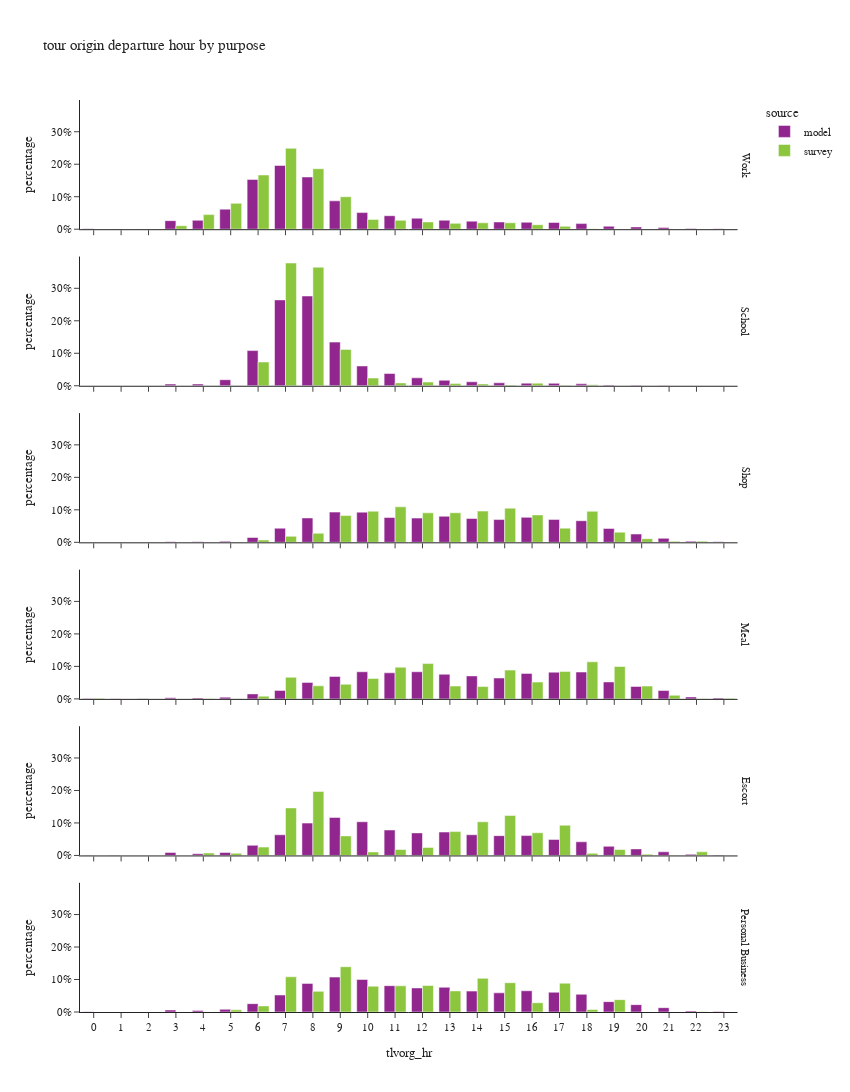

The notebook cell saved with this chart:
### Code cell
df_plot = df_tour.groupby(['tlvorg_hr','pdpurp_label','source'])['toexpfac'].agg(sample_count='size', toexpfac='sum').reset_index()
df_plot['percentage'] = df_plot.groupby(['pdpurp_label','source'], group_keys=False)['toexpfac']. \
    apply(lambda x: x / float(x.sum()))

fig = px.bar(df_plot.sort_values(['source','pdpurp_label']),
             x="tlvorg_hr", y="percentage", color="source",barmode="group",
             facet_row='pdpurp_label',
             hover_data=['toexpfac','sample_count'],
             title="tour origin departure hour by purpose")
fig.update_layout(height=1500, width=850)
fig.for_each_annotation(lambda a: a.update(text = a.text.split("=")[-1]))
fig.for_each_xaxis(lambda a: a.update(dict(dtick = 1, categoryorder='category ascending')))
fig.for_each_yaxis(lambda a: a.update(dict(tickformat=".0%")))
fig.show()

### Figure 1 — Plotly figure (JSON) as saved in the notebook; plotly's stock layout.template omitted (floating-point values rounded to 4 significant figures)
{"data": [{"alignmentgroup": "True", "customdata": [[2233.0, 2233.0], [1460.0, 1460.0], [613.0, 613.0], [57770.0, 57770.0], [59850.0, 59850.0], [135400.0, 135400.0], [335700.0, 335700.0], [430000.0, 430000.0], [352100.0, 352100.0], [191300.0, 191300.0], [112100.0, 112100.0], [90850.0, 90850.0], [73950.0, 73950.0], [60470.0, 60470.0], [54210.0, 54210.0], [48750.0, 48750.0], [46910.0, 46910.0], [45280.0, 45280.0], [37770.0, 37770.0], [19950.0, 19950.0], [15430.0, 15430.0], [10720.0, 10720.0], [4919.0, 4919.0], [3506.0, 3506.0]], "hovertemplate": "source=model<br>pdpurp_label=Work<br>tlvorg_hr=%{x}<br>percentage=%{y}<br>toexpfac=%{customdata[0]}<br>sample_count=%{customdata[1]}<extra></extra>", "legendgroup": "model", "marker": {"color": "#91268F", "pattern": {"shape": ""}}, "name": "model", "offsetgroup": "model", "orientation": "v", "showlegend": true, "textposition": "auto", "type": "bar", "x": [0, 1, 2, 3, 4, 5, 6, 7, 8, 9, 10, 11, 12, 13, 14, 15, 16, 17, 18, 19, 20, 21, 22, 23], "xaxis": "x6", "y": [0.001019, 0.0006663, 0.0002798, 0.02636, 0.02732, 0.06179, 0.1532, 0.1962, 0.1607, 0.08729, 0.05115, 0.04146, 0.03375, 0.0276, 0.02474, 0.02225, 0.02141, 0.02066, 0.01724, 0.009105, 0.007042, 0.004892, 0.002245, 0.0016], "yaxis": "y6"}, {"alignmentgroup": "True", "customdata": [[0.0, 0.0], [0.0, 0.0], [0.0, 0.0], [3848.0, 3848.0], [3965.0, 3965.0], [13560.0, 13560.0], [79040.0, 79040.0], [193000.0, 193000.0], [201700.0, 201700.0], [98090.0, 98090.0], [44540.0, 44540.0], [27500.0, 27500.0], [17800.0, 17800.0], [12300.0, 12300.0], [8907.0, 8907.0], [6670.0, 6670.0], [5837.0, 5837.0], [5496.0, 5496.0], [4264.0, 4264.0], [1495.0, 1495.0], [1307.0, 1307.0], [815.0, 815.0], [1.0, 1.0], [1.0, 1.0]], "hovertemplate": "source=model<br>pdpurp_label=School<br>tlvorg_hr=%{x}<br>percentage=%{y}<br>toexpfac=%{customdata[0]}<br>sample_count=%{customdata[1]}<extra></extra>", "legendgroup": "model", "marker": {"color": "#91268F", "pattern": {"shape": ""}}, "name": "model", "offsetgroup": "model", "orientation": "v", "showlegend": false, "textposition": "auto", "type": "bar", "x": [0, 1, 2, 3, 4, 5, 6, 7, 8, 9, 10, 11, 12, 13, 14, 15, 16, 17, 18, 19, 20, 21, 22, 23], "xaxis": "x5", "y": [0.0, 0.0, 0.0, 0.00527, 0.005431, 0.01857, 0.1082, 0.2643, 0.2763, 0.1343, 0.061, 0.03767, 0.02438, 0.01685, 0.0122, 0.009135, 0.007994, 0.007527, 0.00584, 0.002048, 0.00179, 0.001116, 1.37e-06, 1.37e-06], "yaxis": "y5"}, {"alignmentgroup": "True", "customdata": [[458.0, 458.0], [332.0, 332.0], [159.0, 159.0], [1714.0, 1714.0], [1486.0, 1486.0], [3180.0, 3180.0], [15100.0, 15100.0], [43760.0, 43760.0], [75680.0, 75680.0], [93780.0, 93780.0], [93710.0, 93710.0], [76890.0, 76890.0], [75160.0, 75160.0], [80880.0, 80880.0], [73950.0, 73950.0], [70660.0, 70660.0], [77540.0, 77540.0], [71070.0, 71070.0], [67120.0, 67120.0], [43110.0, 43110.0], [25730.0, 25730.0], [12410.0, 12410.0], [3380.0, 3380.0], [1579.0, 1579.0]], "hovertemplate": "source=model<br>pdpurp_label=Shop<br>tlvorg_hr=%{x}<br>percentage=%{y}<br>toexpfac=%{customdata[0]}<br>sample_count=%{customdata[1]}<extra></extra>", "legendgroup": "model", "marker": {"color": "#91268F", "pattern": {"shape": ""}}, "name": "model", "offsetgroup": "model", "orientation": "v", "showlegend": false, "textposition": "auto", "type": "bar", "x": [0, 1, 2, 3, 4, 5, 6, 7, 8, 9, 10, 11, 12, 13, 14, 15, 16, 17, 18, 19, 20, 21, 22, 23], "xaxis": "x4", "y": [0.000454, 0.0003291, 0.0001576, 0.001699, 0.001473, 0.003152, 0.01497, 0.04338, 0.07502, 0.09295, 0.09289, 0.07622, 0.0745, 0.08017, 0.0733, 0.07004, 0.07686, 0.07045, 0.06653, 0.04273, 0.02551, 0.0123, 0.00335, 0.001565], "yaxis": "y4"}, {"alignmentgroup": "True", "customdata": [[524.0, 524.0], [358.0, 358.0], [125.0, 125.0], [1715.0, 1715.0], [1514.0, 1514.0], [2932.0, 2932.0], [8432.0, 8432.0], [14280.0, 14280.0], [27760.0, 27760.0], [37860.0, 37860.0], [45740.0, 45740.0], [43960.0, 43960.0], [45740.0, 45740.0], [41530.0, 41530.0], [38760.0, 38760.0], [35160.0, 35160.0], [43000.0, 43000.0], [44970.0, 44970.0], [45240.0, 45240.0], [28570.0, 28570.0], [20990.0, 20990.0], [14100.0, 14100.0], [3262.0, 3262.0], [1354.0, 1354.0]], "hovertemplate": "source=model<br>pdpurp_label=Meal<br>tlvorg_hr=%{x}<br>percentage=%{y}<br>toexpfac=%{customdata[0]}<br>sample_count=%{customdata[1]}<extra></extra>", "legendgroup": "model", "marker": {"color": "#91268F", "pattern": {"shape": ""}}, "name": "model", "offsetgroup": "model", "orientation": "v", "showlegend": false, "textposition": "auto", "type": "bar", "x": [0, 1, 2, 3, 4, 5, 6, 7, 8, 9, 10, 11, 12, 13, 14, 15, 16, 17, 18, 19, 20, 21, 22, 23], "xaxis": "x3", "y": [0.0009564, 0.0006534, 0.0002282, 0.00313, 0.002763, 0.005352, 0.01539, 0.02606, 0.05068, 0.0691, 0.08348, 0.08024, 0.08349, 0.0758, 0.07075, 0.06417, 0.07848, 0.08208, 0.08258, 0.05215, 0.03831, 0.02574, 0.005954, 0.002471], "yaxis": "y3"}, {"alignmentgroup": "True", "customdata": [[272.0, 272.0], [263.0, 263.0], [130.0, 130.0], [7565.0, 7565.0], [4279.0, 4279.0], [7423.0, 7423.0], [25460.0, 25460.0], [52020.0, 52020.0], [81430.0, 81430.0], [95710.0, 95710.0], [84830.0, 84830.0], [64110.0, 64110.0], [56850.0, 56850.0], [58920.0, 58920.0], [52200.0, 52200.0], [49810.0, 49810.0], [50000.0, 50000.0], [40300.0, 40300.0], [34330.0, 34330.0], [22970.0, 22970.0], [16420.0, 16420.0], [9172.0, 9172.0], [2705.0, 2705.0], [1338.0, 1338.0]], "hovertemplate": "source=model<br>pdpurp_label=Escort<br>tlvorg_hr=%{x}<br>percentage=%{y}<br>toexpfac=%{customdata[0]}<br>sample_count=%{customdata[1]}<extra></extra>", "legendgroup": "model", "marker": {"color": "#91268F", "pattern": {"shape": ""}}, "name": "model", "offsetgroup": "model", "orientation": "v", "showlegend": false, "textposition": "auto", "type": "bar", "x": [0, 1, 2, 3, 4, 5, 6, 7, 8, 9, 10, 11, 12, 13, 14, 15, 16, 17, 18, 19, 20, 21, 22, 23], "xaxis": "x2", "y": [0.0003323, 0.0003213, 0.0001588, 0.009242, 0.005228, 0.009069, 0.03111, 0.06355, 0.09949, 0.1169, 0.1036, 0.07833, 0.06946, 0.07199, 0.06377, 0.06086, 0.06109, 0.04924, 0.04194, 0.02807, 0.02005, 0.01121, 0.003305, 0.001635], "yaxis": "y2"}, {"alignmentgroup": "True", "customdata": [[215.0, 215.0], [131.0, 131.0], [51.0, 51.0], [3320.0, 3320.0], [2324.0, 2324.0], [4514.0, 4514.0], [13910.0, 13910.0], [28370.0, 28370.0], [47740.0, 47740.0], [58280.0, 58280.0], [54250.0, 54250.0], [43960.0, 43960.0], [40170.0, 40170.0], [41330.0, 41330.0], [34880.0, 34880.0], [31980.0, 31980.0], [35470.0, 35470.0], [32990.0, 32990.0], [29540.0, 29540.0], [17300.0, 17300.0], [12290.0, 12290.0], [7252.0, 7252.0], [1590.0, 1590.0], [674.0, 674.0]], "hovertemplate": "source=model<br>pdpurp_label=Personal Business<br>tlvorg_hr=%{x}<br>percentage=%{y}<br>toexpfac=%{customdata[0]}<br>sample_count=%{customdata[1]}<extra></extra>", "legendgroup": "model", "marker": {"color": "#91268F", "pattern": {"shape": ""}}, "name": "model", "offsetgroup": "model", "orientation": "v", "showlegend": false, "textposition": "auto", "type": "bar", "x": [0, 1, 2, 3, 4, 5, 6, 7, 8, 9, 10, 11, 12, 13, 14, 15, 16, 17, 18, 19, 20, 21, 22, 23], "xaxis": "x", "y": [0.0003963, 0.0002415, 9.4e-05, 0.006119, 0.004284, 0.00832, 0.02564, 0.0523, 0.08799, 0.1074, 0.1, 0.08103, 0.07404, 0.07618, 0.06429, 0.05895, 0.06537, 0.0608, 0.05446, 0.03189, 0.02265, 0.01337, 0.002931, 0.001242], "yaxis": "y"}, {"alignmentgroup": "True", "customdata": [[0.0, 0.0], [290.0, 1.0], [0.0, 0.0], [14790.0, 21.0], [62330.0, 65.0], [110600.0, 135.0], [231800.0, 369.0], [345800.0, 614.0], [258900.0, 504.0], [138800.0, 292.0], [41930.0, 170.0], [37960.0, 99.0], [31180.0, 106.0], [24950.0, 69.0], [27290.0, 62.0], [27510.0, 50.0], [19080.0, 33.0], [12320.0, 34.0], [1955.0, 10.0], [745.8, 7.0], [270.8, 7.0], [113.8, 3.0], [387.4, 6.0], [235.3, 1.0]], "hovertemplate": "source=survey<br>pdpurp_label=Work<br>tlvorg_hr=%{x}<br>percentage=%{y}<br>toexpfac=%{customdata[0]}<br>sample_count=%{customdata[1]}<extra></extra>", "legendgroup": "survey", "marker": {"color": "#8CC63E", "pattern": {"shape": ""}}, "name": "survey", "offsetgroup": "survey", "orientation": "v", "showlegend": true, "textposition": "auto", "type": "bar", "x": [0, 1, 2, 3, 4, 5, 6, 7, 8, 9, 10, 11, 12, 13, 14, 15, 16, 17, 18, 19, 20, 21, 22, 23], "xaxis": "x6", "y": [0.0, 0.0002088, 0.0, 0.01065, 0.04487, 0.07959, 0.1669, 0.2489, 0.1864, 0.0999, 0.03019, 0.02732, 0.02245, 0.01796, 0.01964, 0.0198, 0.01373, 0.008868, 0.001407, 0.0005368, 0.0001949, 8.192e-05, 0.0002788, 0.0001694], "yaxis": "y6"}, {"alignmentgroup": "True", "customdata": [[0.0, 0.0], [0.0, 0.0], [0.0, 0.0], [0.0, 0.0], [86.69, 1.0], [454.4, 4.0], [35840.0, 28.0], [184800.0, 229.0], [178500.0, 262.0], [54740.0, 55.0], [11580.0, 19.0], [4314.0, 14.0], [5559.0, 9.0], [3239.0, 11.0], [2722.0, 6.0], [1054.0, 4.0], [3913.0, 7.0], [869.4, 5.0], [1514.0, 1.0], [0.0, 0.0], [0.0, 0.0], [0.0, 0.0], [0.0, 0.0], [0.0, 0.0]], "hovertemplate": "source=survey<br>pdpurp_label=School<br>tlvorg_hr=%{x}<br>percentage=%{y}<br>toexpfac=%{customdata[0]}<br>sample_count=%{customdata[1]}<extra></extra>", "legendgroup": "survey", "marker": {"color": "#8CC63E", "pattern": {"shape": ""}}, "name": "survey", "offsetgroup": "survey", "orientation": "v", "showlegend": false, "textposition": "auto", "type": "bar", "x": [0, 1, 2, 3, 4, 5, 6, 7, 8, 9, 10, 11, 12, 13, 14, 15, 16, 17, 18, 19, 20, 21, 22, 23], "xaxis": "x5", "y": [0.0, 0.0, 0.0, 0.0, 0.0001772, 0.0009289, 0.07327, 0.3778, 0.3648, 0.1119, 0.02367, 0.008818, 0.01136, 0.006621, 0.005565, 0.002155, 0.007999, 0.001777, 0.003095, 0.0, 0.0, 0.0, 0.0, 0.0], "yaxis": "y5"}, {"alignmentgroup": "True", "customdata": [[143.5, 1.0], [0.0, 0.0], [570.9, 1.0], [0.0, 0.0], [0.0, 0.0], [776.8, 5.0], [4770.0, 8.0], [12110.0, 36.0], [18150.0, 53.0], [53830.0, 115.0], [62550.0, 163.0], [71300.0, 122.0], [59180.0, 124.0], [59430.0, 135.0], [62760.0, 154.0], [68690.0, 111.0], [55070.0, 110.0], [28440.0, 119.0], [62360.0, 102.0], [20440.0, 89.0], [7282.0, 32.0], [2020.0, 14.0], [2349.0, 7.0], [628.3, 3.0]], "hovertemplate": "source=survey<br>pdpurp_label=Shop<br>tlvorg_hr=%{x}<br>percentage=%{y}<br>toexpfac=%{customdata[0]}<br>sample_count=%{customdata[1]}<extra></extra>", "legendgroup": "survey", "marker": {"color": "#8CC63E", "pattern": {"shape": ""}}, "name": "survey", "offsetgroup": "survey", "orientation": "v", "showlegend": false, "textposition": "auto", "type": "bar", "x": [0, 1, 2, 3, 4, 5, 6, 7, 8, 9, 10, 11, 12, 13, 14, 15, 16, 17, 18, 19, 20, 21, 22, 23], "xaxis": "x4", "y": [0.0002198, 0.0, 0.0008745, 0.0, 0.0, 0.00119, 0.007306, 0.01855, 0.02781, 0.08245, 0.09581, 0.1092, 0.09065, 0.09103, 0.09612, 0.1052, 0.08436, 0.04356, 0.09552, 0.03132, 0.01115, 0.003093, 0.003599, 0.0009624], "yaxis": "y4"}, {"alignmentgroup": "True", "customdata": [[632.6, 1.0], [0.0, 0.0], [0.0, 0.0], [0.0, 0.0], [23.31, 1.0], [46.07, 2.0], [2926.0, 8.0], [23360.0, 20.0], [14130.0, 44.0], [15870.0, 49.0], [22020.0, 57.0], [34250.0, 106.0], [38170.0, 116.0], [13880.0, 61.0], [13340.0, 38.0], [31100.0, 56.0], [18200.0, 57.0], [29710.0, 96.0], [40050.0, 104.0], [34980.0, 55.0], [13820.0, 32.0], [3917.0, 11.0], [64.43, 2.0], [592.3, 2.0]], "hovertemplate": "source=survey<br>pdpurp_label=Meal<br>tlvorg_hr=%{x}<br>percentage=%{y}<br>toexpfac=%{customdata[0]}<br>sample_count=%{customdata[1]}<extra></extra>", "legendgroup": "survey", "marker": {"color": "#8CC63E", "pattern": {"shape": ""}}, "name": "survey", "offsetgroup": "survey", "orientation": "v", "showlegend": false, "textposition": "auto", "type": "bar", "x": [0, 1, 2, 3, 4, 5, 6, 7, 8, 9, 10, 11, 12, 13, 14, 15, 16, 17, 18, 19, 20, 21, 22, 23], "xaxis": "x3", "y": [0.001802, 0.0, 0.0, 0.0, 6.64e-05, 0.0001312, 0.008334, 0.06653, 0.04025, 0.0452, 0.06272, 0.09756, 0.1087, 0.03954, 0.038, 0.08859, 0.05183, 0.08462, 0.1141, 0.09964, 0.03938, 0.01116, 0.0001835, 0.001687], "yaxis": "y3"}, {"alignmentgroup": "True", "customdata": [[0.0, 0.0], [0.0, 0.0], [0.0, 0.0], [0.0, 0.0], [4054.0, 1.0], [3622.0, 8.0], [14010.0, 15.0], [79710.0, 112.0], [107400.0, 150.0], [32800.0, 46.0], [5779.0, 27.0], [9936.0, 23.0], [13460.0, 38.0], [40000.0, 47.0], [56440.0, 72.0], [67080.0, 81.0], [38020.0, 55.0], [50700.0, 53.0], [3507.0, 17.0], [9895.0, 16.0], [2108.0, 8.0], [330.3, 5.0], [6096.0, 5.0], [0.0, 0.0]], "hovertemplate": "source=survey<br>pdpurp_label=Escort<br>tlvorg_hr=%{x}<br>percentage=%{y}<br>toexpfac=%{customdata[0]}<br>sample_count=%{customdata[1]}<extra></extra>", "legendgroup": "survey", "marker": {"color": "#8CC63E", "pattern": {"shape": ""}}, "name": "survey", "offsetgroup": "survey", "orientation": "v", "showlegend": false, "textposition": "auto", "type": "bar", "x": [0, 1, 2, 3, 4, 5, 6, 7, 8, 9, 10, 11, 12, 13, 14, 15, 16, 17, 18, 19, 20, 21, 22, 23], "xaxis": "x2", "y": [0.0, 0.0, 0.0, 0.0, 0.00744, 0.006646, 0.02571, 0.1463, 0.1971, 0.06019, 0.01061, 0.01823, 0.0247, 0.07341, 0.1036, 0.1231, 0.06976, 0.09304, 0.006436, 0.01816, 0.003868, 0.0006061, 0.01119, 0.0], "yaxis": "y2"}, {"alignmentgroup": "True", "customdata": [[0.0, 0.0], [0.0, 0.0], [0.0, 0.0], [0.0, 0.0], [0.0, 0.0], [2325.0, 5.0], [6447.0, 21.0], [37490.0, 62.0], [21980.0, 68.0], [48230.0, 89.0], [27460.0, 93.0], [27890.0, 73.0], [28210.0, 84.0], [22480.0, 86.0], [35850.0, 81.0], [31190.0, 68.0], [9833.0, 53.0], [30680.0, 36.0], [2634.0, 22.0], [13170.0, 15.0], [6.854, 1.0], [29.47, 1.0], [197.4, 1.0], [0.0, 0.0]], "hovertemplate": "source=survey<br>pdpurp_label=Personal Business<br>tlvorg_hr=%{x}<br>percentage=%{y}<br>toexpfac=%{customdata[0]}<br>sample_count=%{customdata[1]}<extra></extra>", "legendgroup": "survey", "marker": {"color": "#8CC63E", "pattern": {"shape": ""}}, "name": "survey", "offsetgroup": "survey", "orientation": "v", "showlegend": false, "textposition": "auto", "type": "bar", "x": [0, 1, 2, 3, 4, 5, 6, 7, 8, 9, 10, 11, 12, 13, 14, 15, 16, 17, 18, 19, 20, 21, 22, 23], "xaxis": "x", "y": [0.0, 0.0, 0.0, 0.0, 0.0, 0.006719, 0.01863, 0.1083, 0.06352, 0.1393, 0.07934, 0.08059, 0.08151, 0.06495, 0.1036, 0.09011, 0.02841, 0.08864, 0.00761, 0.03804, 1.98e-05, 8.516e-05, 0.0005704, 0.0], "yaxis": "y"}], "layout": {"annotations": [{"font": {}, "showarrow": false, "text": "Personal Business", "textangle": 90, "x": 0.98, "xanchor": "left", "xref": "paper", "y": 0.07083, "yanchor": "middle", "yref": "paper"}, {"font": {}, "showarrow": false, "text": "Escort", "textangle": 90, "x": 0.98, "xanchor": "left", "xref": "paper", "y": 0.2425, "yanchor": "middle", "yref": "paper"}, {"font": {}, "showarrow": false, "text": "Meal", "textangle": 90, "x": 0.98, "xanchor": "left", "xref": "paper", "y": 0.4142, "yanchor": "middle", "yref": "paper"}, {"font": {}, "showarrow": false, "text": "Shop", "textangle": 90, "x": 0.98, "xanchor": "left", "xref": "paper", "y": 0.5858, "yanchor": "middle", "yref": "paper"}, {"font": {}, "showarrow": false, "text": "School", "textangle": 90, "x": 0.98, "xanchor": "left", "xref": "paper", "y": 0.7575, "yanchor": "middle", "yref": "paper"}, {"font": {}, "showarrow": false, "text": "Work", "textangle": 90, "x": 0.98, "xanchor": "left", "xref": "paper", "y": 0.9292, "yanchor": "middle", "yref": "paper"}], "barmode": "group", "height": 1500, "legend": {"title": {"text": "source"}, "tracegroupgap": 0}, "title": {"text": "tour origin departure hour by purpose"}, "width": 850, "xaxis": {"anchor": "y", "categoryorder": "category ascending", "domain": [0.0, 0.98], "dtick": 1, "title": {"text": "tlvorg_hr"}}, "xaxis2": {"anchor": "y2", "categoryorder": "category ascending", "domain": [0.0, 0.98], "dtick": 1, "matches": "x", "showticklabels": false}, "xaxis3": {"anchor": "y3", "categoryorder": "category ascending", "domain": [0.0, 0.98], "dtick": 1, "matches": "x", "showticklabels": false}, "xaxis4": {"anchor": "y4", "categoryorder": "category ascending", "domain": [0.0, 0.98], "dtick": 1, "matches": "x", "showticklabels": false}, "xaxis5": {"anchor": "y5", "categoryorder": "category ascending", "domain": [0.0, 0.98], "dtick": 1, "matches": "x", "showticklabels": false}, "xaxis6": {"anchor": "y6", "categoryorder": "category ascending", "domain": [0.0, 0.98], "dtick": 1, "matches": "x", "showticklabels": false}, "yaxis": {"anchor": "x", "domain": [0.0, 0.1417], "tickformat": ".0%", "title": {"text": "percentage"}}, "yaxis2": {"anchor": "x2", "domain": [0.1717, 0.3133], "matches": "y", "tickformat": ".0%", "title": {"text": "percentage"}}, "yaxis3": {"anchor": "x3", "domain": [0.3433, 0.485], "matches": "y", "tickformat": ".0%", "title": {"text": "percentage"}}, "yaxis4": {"anchor": "x4", "domain": [0.515, 0.6567], "matches": "y", "tickformat": ".0%", "title": {"text": "percentage"}}, "yaxis5": {"anchor": "x5", "domain": [0.6867, 0.8283], "matches": "y", "tickformat": ".0%", "title": {"text": "percentage"}}, "yaxis6": {"anchor": "x6", "domain": [0.8583, 1.0], "matches": "y", "tickformat": ".0%", "title": {"text": "percentage"}}}}
